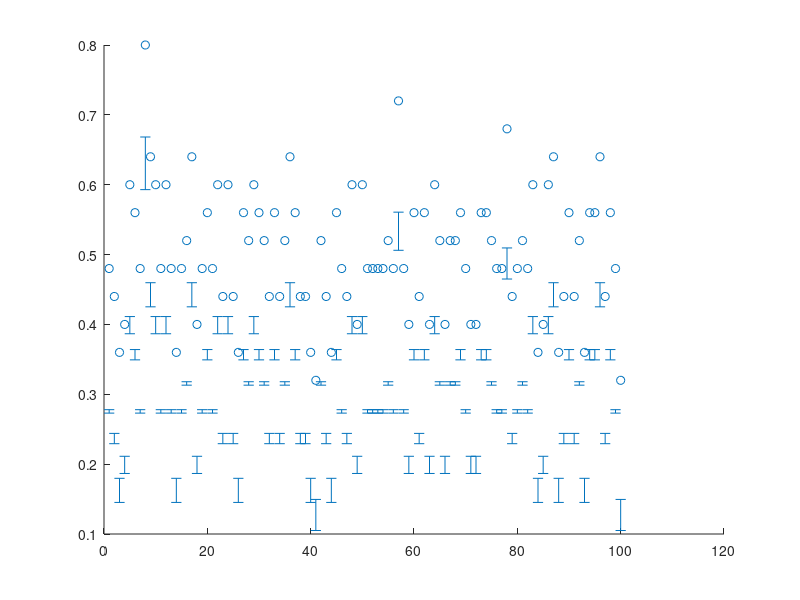

The MATLAB source for this figure: (Note: this script raises an error after producing the figure.)
function demoStats
% Draw the hit rates, their CIs, and fitted pschometric function for one
% (or all) base contrast(s). This isdone at the end of each trial.

  numPoints = 100;                                % number of points to display
  numSamples = 25;                                % number of samples per point
  hitSums = sum(randi([0, 1], numSamples, numPoints));
  [hitRates, pci] = binofit(hitSums, numSamples);
  figure(1);
  clf;
  errBars = hitRates - pci(:, 1:2)';
  ax = errorbar(1:1:numPoints, hitRates, errBars(1, :), errBars(2, :), ...
              'o', 'markerfacecolor', 'b', 'markersize', 6, 'LineWidth', 1.5);
  hold on;
  plot([-2, numPoints + 2], [0.5, 0.5], 'k', 'LineWidth', 1);
  ylim([0.0, 1.0]);
  xlim([-2.0, numPoints + 2]);
  xticks([]);
  yticks([0.0, 0.5, 1.0]);
  yticklabels({'0.0', '0.5', '1.0'});
  ax.Parent.FontSize = 16;
  % % plot points and CIs (using errorbar), then fit curves and marker lines if enough blocks have been done
  % x = app.testContrasts';                             % test values for all base contrasts
  % errorbar(app.axes1, x, hitRate', errNeg', errPos', 'o', 'markerfacecolor', [0.5, 0.5, 0.5], 'markersize', 8);
  % hold(app.axes1, 'on');
  % plot(app.axes1, [0.02, 1.0], [0.75, 0.75], 'color', [0.75, 0.75, 0.75]);  % mark threshold level
  % plot(app.axes1, [0.02, 1.0], [0.5, 0.5], 'color', [0.75, 0.75, 0.75]);    % mark chance level
  % set(app.axes1, 'ColorOrderIndex', 1)                % reset the color order post 2014 version
  % % plot fitted functions
  % plot(app.axes1, app.fitXValues', app.fitYValues', '-');
  % set(app.axes1, 'ColorOrderIndex', 1);               % reset the color order post 2014 version
  % % vertical lines marking the base contrasts
  % plot(app.axes1, repmat(app.baseContrasts, 2, 1), repmat([0; 1], 1, app.numBases));

  % %   Set up the axis scaling and labeling
  % minX = 0.02;
  % axis(app.axes1, [minX, 1.0, 0.0 1.0]);
  % set(app.axes1, 'xGrid', 'on', 'yGrid', 'off');
  % set(app.axes1, 'yTick', 0.0:0.2:1.0);
  % % set(app.axes1, 'yTick', [0.0; 0.2; 0.4; 0.6; 0.8; 1.0]);
  % % set(app.axes1, 'yTickLabel', [0; 20; 40; 60; 80; 100]);
  % set(app.axes1, 'yTickLabel', 0:20:100);
  % set(app.axes1, 'xTick', [minX; 0.03; 0.04; 0.05; 0.06; 0.07; 0.08; 0.09; 0.1; 0.2; 0.3; 0.4; 0.5; 0.6; 0.8; 1.0]);
  % % set(app.axes1, 'xTickLabel', [2; 3; 4; 5; 6; 7; 8; 9; 10; 20; 30; 40; 50; 60; 80; 100]);
  % set(app.axes1, 'xTickLabel', [2:10, 20:10:60, 80, 100]);
  % set(app.axes1, 'xscale','log');
  % xlabel(app.axes1, 'stimulus contrast (%)', 'fontSize', 14);
  % ylabel(app.axes1, 'correct (%)', 'fontSize', 14);
  % hold(app.axes1, 'off');
end